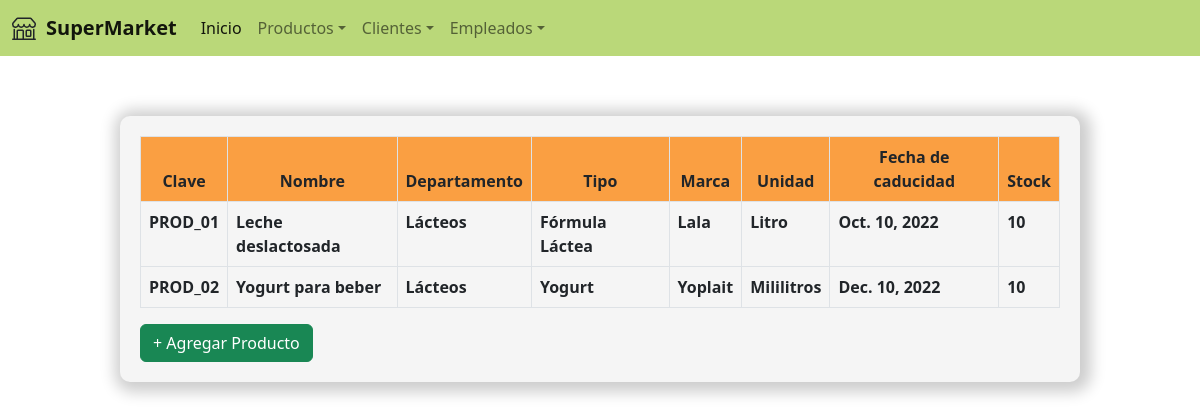
Page /SuperMarket/read_productos/ on the earlier database version.
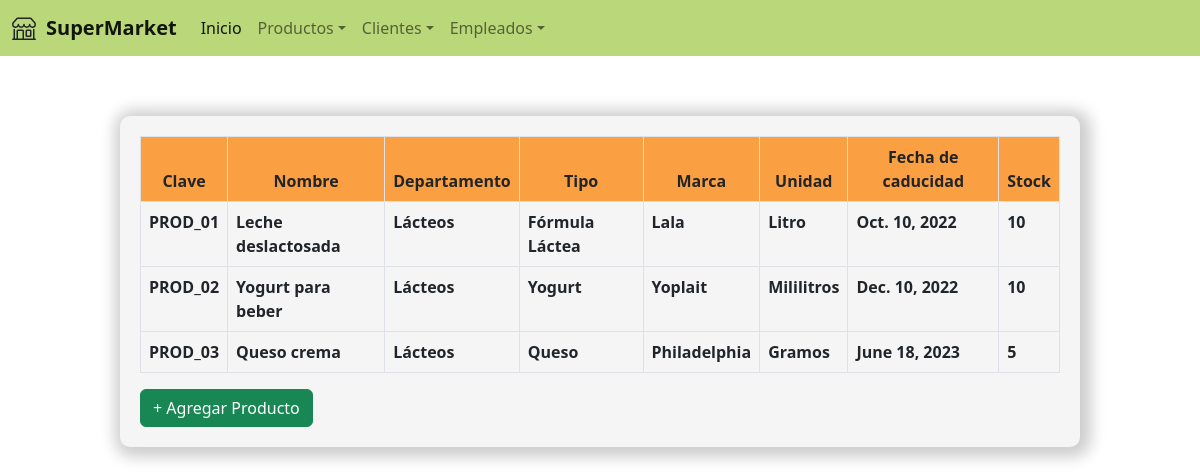
Same page on the later database version.
### SuperMarket/models.py (models this page shows, shortened)
class Productos(models.Model):
    claveProducto = models.CharField(max_length=10)
    nombre = models.CharField(max_length=80)
    departamento = models.CharField(max_length=80)
    tipo = models.CharField(max_length=80)
    marca = models.CharField(max_length=60)
    unidadMedida = models.CharField(max_length=30)
    fechaCaducidad = models.DateField()
    stock = models.IntegerField()

### SuperMarket/views.py (the view)
# urls.py: path('read_productos/', read_productos),
def read_productos(request):
    productos = Productos.objects.all() #Trae todo
    return render(request, "read_productos.html", {"productos": productos})

### SuperMarket/template/read_productos.html
{% extends "login.html" %}
{% load static %}
{% block contenido %}
<link rel="stylesheet" href="{%static 'css/bootstrap.min.css'%}">
<div class="form_ver_productos">
    <table class="table table-bordered">
        <thead style="background-color: #FA9F42; text-align: center;">
          <tr>
            <th scope="col">Clave</th>
            <th scope="col">Nombre</th>
            <th scope="col">Departamento</th>
            <th scope="col">Tipo</th>
            <th scope="col">Marca</th>
            <th scope="col">Unidad</th>
            <th scope="col">Fecha de caducidad</th>
            <th scope="col">Stock</th>
          </tr>
        </thead>
        <tbody>
            {% for producto in productos %}
            <tr>
                <th>{{producto.claveProducto}}</th>
                <th>{{producto.nombre}}</th>
                <th>{{producto.departamento}}</th>
                <th>{{producto.tipo}}</th>
                <th>{{producto.marca}}</th>
                <th>{{producto.unidadMedida}}</th>
                <th>{{producto.fechaCaducidad}}</th>
                <th>{{producto.stock}}</th>
            </tr>
            {%endfor%}
        </tbody>
      </table>
<a class="btn btn-success" href="/SuperMarket/create_productos">+ Agregar Producto</a>
</div>
{% endblock %}

Differences in the rows shown:
added Productos: claveProducto "PROD_03", nombre "Queso crema", departamento "Lácteos", tipo "Queso", marca "Philadelphia", unidadMedida "Gramos", fechaCaducidad "June 18, 2023", stock "5"
